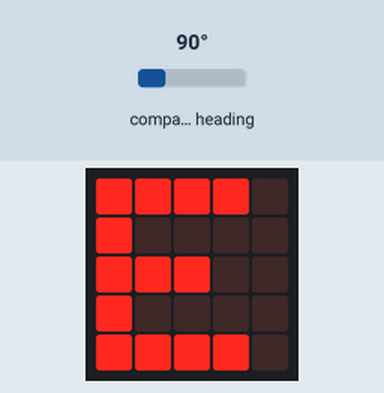
This program was run on a simulated BBC micro:bit (MakeCode). Parts: the board's 5×5 LED display. The test bench sets the inputs (shaded band); at power-on: compass heading 90°. The compass is already calibrated.

Above: at 1.2 s.
1.3 s: compass heading set to 49°
2.8 s: compass heading set to 40°
At 3.6 s:
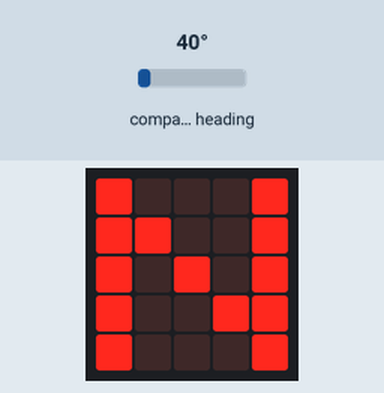
4.5 s: compass heading set to 180°
At 5.1 s:
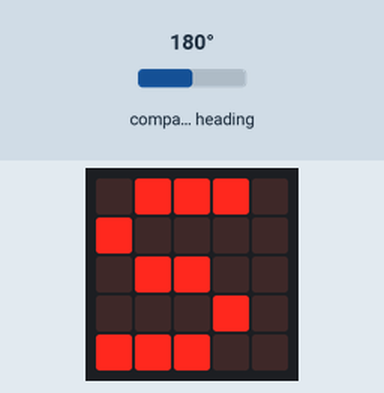
6.1 s: compass heading set to 248°
7.6 s: compass heading set to 261°
At 8.4 s:
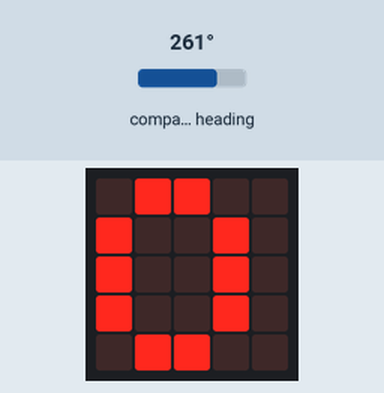
9.1 s: compass heading set to 230°
10.6 s: compass heading set to 221°
At 11.7 s:
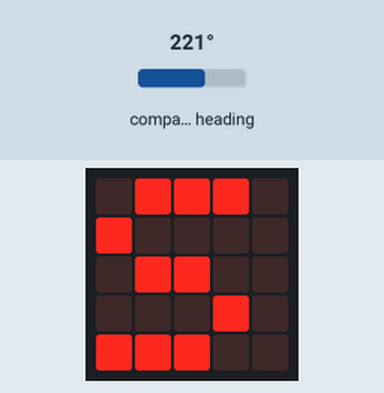
Timing chart, 0 to 13.1 s (numbered marks = the images above; inputs shaded):
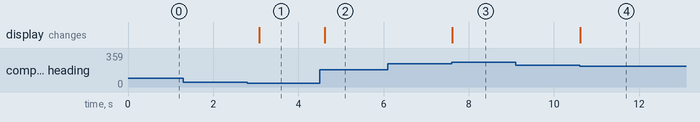

Measured:
- the behaviour switches between 45 and 44° on compass heading (found by bisection; images 0 and 1)
- the behaviour switches between 254 and 255° on compass heading (found by bisection; images 2 and 3)
- the behaviour switches between 225 and 224° on compass heading (found by bisection; images 3 and 4)
- after the input at 1.3 s, every drawn part: stays the same
- after the input at 2.8 s, the display: changes after 0.28 s (image 1)
- after the input at 4.5 s, the display: changes after 0.12 s (image 2)
- after the input at 6.1 s, every drawn part: stays the same
- after the input at 7.6 s, the display: changes at once (image 3)
- after the input at 9.1 s, every drawn part: stays the same
- after the input at 10.6 s, the display: changes at once (image 4)

The program:

main.ts
```typescript
let angulo = 0
basic.clearScreen()
basic.forever(function () {
    angulo = input.compassHeading()
    if (angulo >= 315 && angulo < 360 || angulo >= 0 && angulo < 45) {
        basic.showString("N")
    } else if (angulo >= 45 && angulo < 135) {
        basic.showString("E")
    } else if (angulo >= 135 && angulo < 225) {
        basic.showString("S")
    } else if (angulo >= 255 && angulo < 315) {
        basic.showString("O")
    }
})
```

test.ts
```typescript
// aquí va el archivo "tests"; esto no se compilará cuando este paquete se utilice como una extensión.
```
